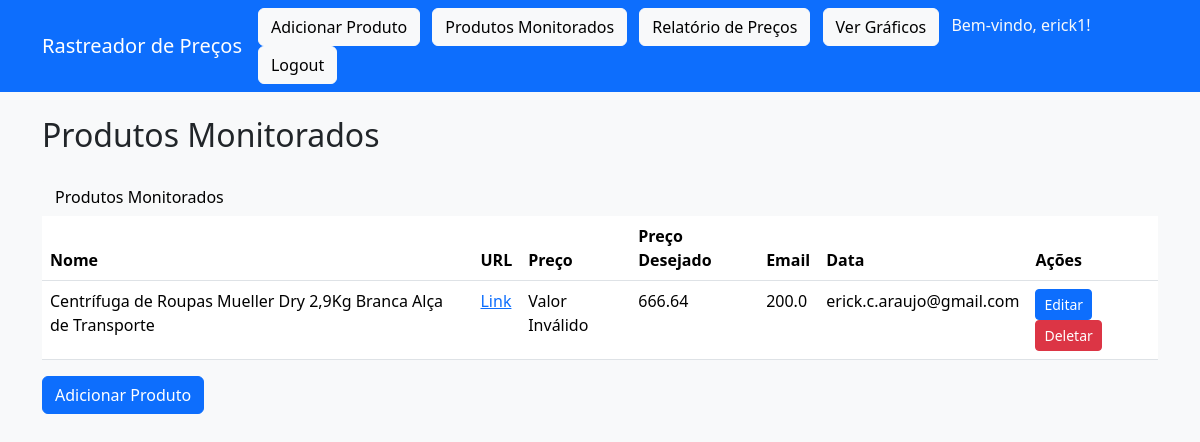
The app's page /produtos (signed in), older data.
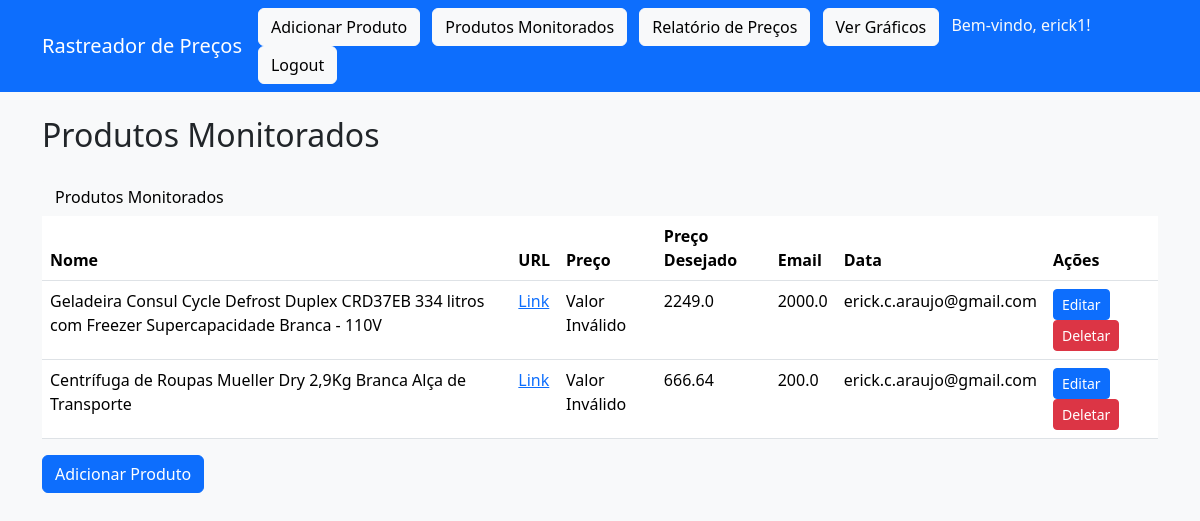
The same page, newer data.
### tables this page shows
CREATE TABLE precos (
            id INTEGER PRIMARY KEY AUTOINCREMENT,
            nome TEXT NOT NULL,
            url TEXT NOT NULL,
            preco REAL NOT NULL,
            precoDesejado REAL NOT NULL,
            email TEXT,
            data DATETIME DEFAULT CURRENT_TIMESTAMP,
            user_id INTEGER
        );

### app.py (the view)
    def decorated_function(*args, **kwargs):
        if session.get('user_id') is None:
            flash('Por favor, faça login para acessar esta página.', 'warning')
            return redirect(url_for('login'))
        return f(*args, **kwargs)

### app.py (called while the page is built)
def login_required(f):
    def decorated_function(*args, **kwargs):
        if session.get('user_id') is None:
            flash('Por favor, faça login para acessar esta página.', 'warning')
            return redirect(url_for('login'))
        return f(*args, **kwargs)
    decorated_function.__name__ = f.__name__
    return decorated_function

@app.route('/produtos')
@login_required
def listar_produtos():
    conn = sqlite3.connect(DB_PATH)
    cursor = conn.cursor()
    user_id = session['user_id']
    cursor.execute("""
       SELECT id, nome, url, CAST(preco AS REAL), precoDesejado, email, data
            FROM precos
            WHERE user_id = ?
            ORDER BY data DESC
    """, (user_id,))
    produtos = cursor.fetchall()
    conn.close()
    for produto in produtos:
        print(f"Produto: {produto}, Tipo do preço: {type(produto[2])}")
    return render_template('lista.html', produtos=produtos)

### templates/lista.html (shortened to what this page needs)
<!DOCTYPE html>
<html>
<head>
</head>
<body>
    {% extends "base.html" %}
    {% block content %}
    <h2 class="mb-4">Produtos Monitorados</h2>
    <a class="btn btn-light me-2" href="{{ url_for('listar_produtos') }}">Produtos Monitorados</a>
  <table class="table">
        <thead>
            <tr>
                <th>Nome</th>
                <th>URL</th>
                <th>Preço</th>
                <th>Preço Desejado</th>
                <th>Email</th>
                <th>Data</th>
                <th>Ações</th>
            </tr>
        </thead>
        <tbody>
            {% for produto in produtos %}
            <tr>
                <td>{{ produto[1] }}</td>
                <td><a href="{{ produto[2] }}" target="_blank">Link</a></td>
                <td>
                    {% if produto[2] is number %}
                        R$ {{ "%.2f"|format(produto[2]) }}
                    {% else %}
                        Valor Inválido
                    {% endif %}
                </td>
                <td>{{ produto[3] }}</td>
                <td>{{ produto[4] }}</td>
                <td>{{ produto[5] }}</td>
                <td>
                    <a href="{{ url_for('editar_produto', produto_id=produto[0]) }}" class="btn btn-sm btn-primary">Editar</a>
                    <form action="{{ url_for('deletar_produto', nome=produto[1]) }}" method="post" style="display: inline;">
                        <button type="submit" class="btn btn-sm btn-danger">Deletar</button>
                    </form>
                </td>
            </tr>
            {% endfor %}
        </tbody>
    </table>
    <a href="{{ url_for('adicionar_produto') }}" class="btn btn-primary">Adicionar Produto</a>
{% endblock %}

### templates/base.html (shortened to what this page needs)
<!DOCTYPE html>
<html lang="pt-br">
<head>
    <link href="{{ url_for('static', filename='bootstrap/css/bootstrap.min.css') }}" rel="stylesheet">
</head>
<body class="bg-light">
    <nav class="navbar navbar-expand-lg navbar-dark bg-primary mb-4">
        <div class="container">
            <a class="navbar-brand" href="{{ url_for('index') }}">Rastreador de Preços</a>
            <div>
                <a class="btn btn-light me-2" href="{{ url_for('adicionar_produto') }}">Adicionar Produto</a>
                <a class="btn btn-light me-2" href="{{ url_for('listar_produtos') }}">Produtos Monitorados</a>
                <a class="btn btn-light me-2" href="{{ url_for('relatorio') }}">Relatório de Preços</a>
                <a class="btn btn-light me-2" href="{{ url_for('graficos') }}">Ver Gráficos</a>
                {% if session['username'] %}
                    <span class="text-light me-2">
                        Bem-vindo, {{ session['username'] }}!
                    </span>
                    <a class="btn btn-light" href="{{ url_for('logout') }}">Logout</a>
                {% else %}
                    <a class="btn btn-light me-2" href="{{ url_for('login') }}">Login</a>
                    <a class="btn btn-light" href="{{ url_for('register') }}">Cadastrar</a>
                {% endif %}
            </div>
        </div>
    </nav>
    <div class="container">
        {% block content %}{% endblock %}
    </div>
</body>
</html>

Row changes from the older to the newer data that the page shows:
added precos: nome "Geladeira Consul Cycle Defrost Duplex CRD37EB 334 litros com Freezer Supercapacidade Branca - 110V", shows "Valor Inválido", preco "2249.0", precoDesejado "2000.0", email "erick.c.araujo@gmail.com"
